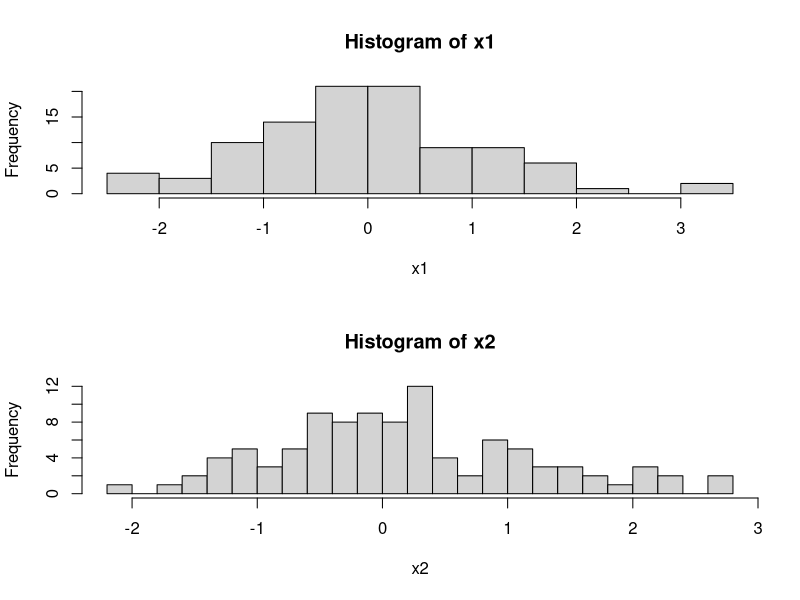
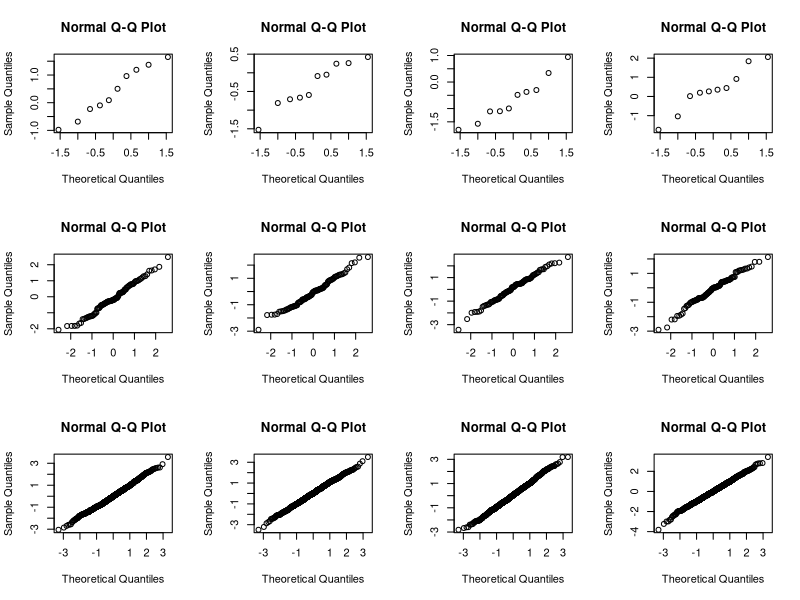
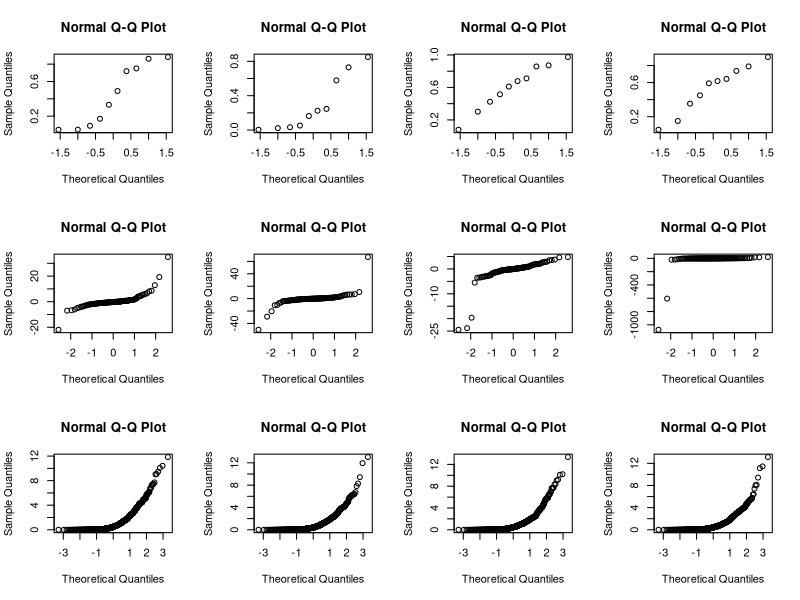
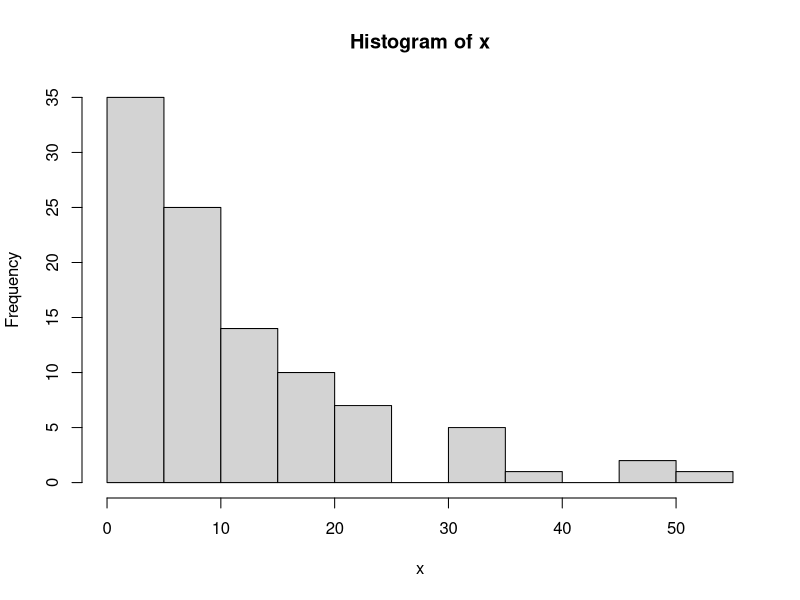
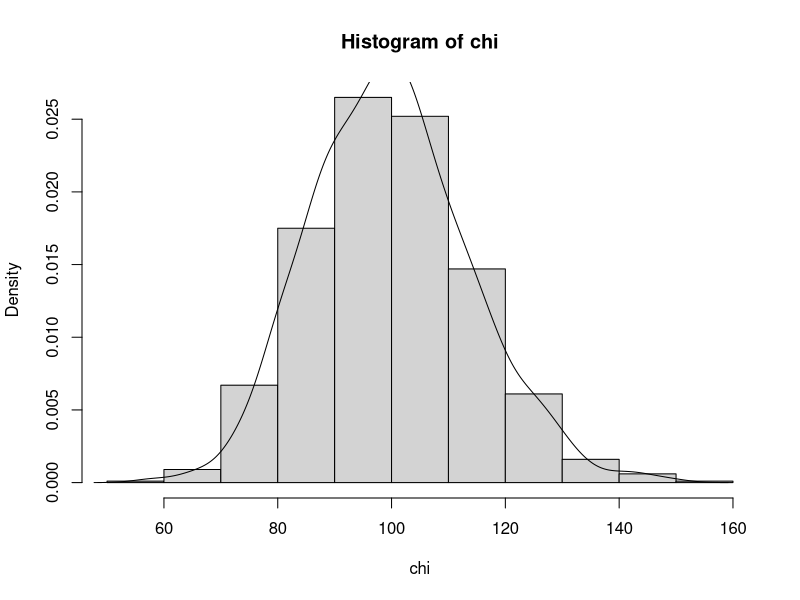
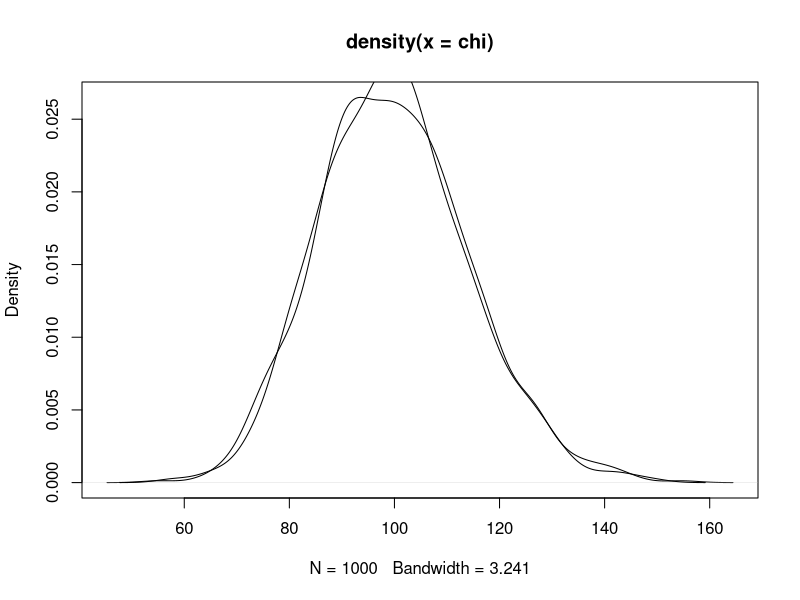

Write R code to recreate these figures, in order.
#Zad. 1 Wykonaj symulację rzutu kostką sześcienną do gry.
# 1) Wykonaj symulację 6000 rzutów kostką. Policz, ile było poszczególnych wyników.
# 2) Oczekujemy, że będzie ich po ok. 1000. Jak blisko wyników oczekiwanych były wyniki symulacji?
# 3) Jak często możemy się spodziewać, że otrzymamy ponad 1030 jedynek?
#Wykonaj symulacje w R, aby oszacować odpowiedź.


#zad.1
#1
rzut<-sample(1:6,6000,replace=TRUE)
table(rzut)

#3
licznik<-0
for(i in 1:10000)
{
  rzut<-sample(1:6,6000,replace=TRUE)
  if(table(rzut)[1]>1030)
    licznik<-licznik+1
}
licznik


#Zad. 2 Wprowadzono następujące wyrażenie
#y=rbinom(50,25,0.4); m1=mean(y); m2=sum(y)/25; m3=sum((y-m1)^2)/50
# 1) y jest liczbą, wektorem, czy macierzą?
# 2) Jaka jest przybliżona wartość m1 i m2?
# 3) Co oszacowuje wartość m3?

#zad.2
y=rbinom(50,25,0.4) 
m1=mean(y)
m2=sum(y)/25
m3=sum((y-m1)^2)/50

#1) Czy y jest liczbą, wektorem, czy macierzą?
#Wyrażenie rbinom(50, 25, 0.4) generuje wektor 50 losowych wartości z rozkładu dwumianowego, gdzie każda wartość reprezentuje liczbę sukcesów w 25 próbach z prawdopodobieństwem sukcesu 0.4.
#Zatem: y jest wektorem.

#2) Powinno być:
m2 = sum(y) / length(y)
#Wówczas:
#m₁ = mean(y)
#m₂ = sum(y) / 50
#Wynik: m₁ ≈ m₂

#3) Wartość m3 oszacowuje nieskorygowaną wariancję próby.



#Zad. 3 Wygeneruj dwie próby 100-elementowe z rozkładu N (0, 1) i wykonaj dla 
#nich histogramy. Czy wyglądają tak samo? Dlaczego?

#zad.3
x1<-rnorm(100)
x2<-rnorm(100)
par(mfrow=c(2,1))
hist(x1,breaks = 20)
hist(x2,breaks = 20)
par(mfrow=c(1,1))

#Histogramy nie będą wyglądały identycznie, ponieważ pochodzą z dwóch różnych prób losowych. Chociaż ich kształt będzie podobny (oba będą przypominać rozkład normalny), to różnice wynikają z losowości danych w próbach.



#Zad. 4 Jaki będzie efekt następującego wywołania:
#rnorm(5,mean=0, sd=1:5)?

rnorm(5,0:4,1:5) #srednia zmienia się od 0 do 4 a odchylenie standardowe od 1 do 5



#Zad. 5 Wygeneruj 10 obserwacji z rozkładu N (0, 1). Następnie wygeneruj
#10 obserwacji z rozkładu N (180, 16)

rnorm(10)
rnorm(10,180,4)


#Zad. 6 Wygeneruj 100 liczb z rozkładu N (100, 100). 
#Ile procent z nich znajduje się w odległości co najwyżej dwóch odchyleń 
#standardowych od średniej?

x<-rnorm(100,100,10)
sum(abs(x-100)<=20)

#Celem jest obliczenie, ile procent tych liczb znajduje się w odległości co 
#najwyżej dwóch odchyleń standardowych od średniej, czyli w przedziale 
#[100−2×10,100+2×10], czyli [80,120]

#abs(x - 100) <= 20: Liczy, ile liczb w wektorze x znajduje się w przedziale
#od 80 do 120 (czyli w odległości nie większej niż 20 od średniej).
#x - 100 oblicza różnicę każdej liczby w wektorze x od średniej 100.



#Zad. 7 Znajdź takie z, że P(Z <= z) = 0.05 jeśli Z ∼ N (0, 1).

#P(Z<=z) = F(z) = 0.05  jeśli F^-1 istnieje to F^-1(F(z))=F^-1(0.05) czyli Z=Q(0.05)
qnorm(0.05)



#Zad. 8 Jakie jest pole na prawo (prawdopodobieństwo) od 1.5 w rozkładzie N (0, 4).

# P(X>1.5)= 1-P(X<=1.5)=1-F(1.5)
pnorm(1.5,0,2,lower.tail = FALSE)
#domyślnie lower.tail = TRUE to P(X<=t) jeśli lower.tail = FALSE to P(X>t)



#Zad. 9 Znajdź takie z, że P(−z <=Z <=z) = 0.05 jeśli Z ∼ N (0, 1).

#P(-z<=Z<=z)=0.05
#F(z)- F(-z)=0.05
#F(z)-(1-F(z))=0.05
#2F(z)-1=0.05
#F(z)=0.525
#Z = Q(0.525)
qnorm(0.525)



#Zad. 10 W pewnym budynku miasta znajduje się 300 lamp. Prawdopodobieństwo 
#awarii każdej lampy w ciągu doby jest stałe i zostało oszacowane
#na 0.012. Oblicz prawdopodobieństwo tego, że w ciągu doby awarii ulegnie
#więcej niż 5 lamp. Porównaj otrzymany (dokładny) wynik z przybliżeniem
#uzyskanym za pomocą rozkładu Poissona i rozkładu normalnego.

pbinom(5,300,0.012,lower.tail = FALSE)#dlatego że wyznaczamy więcej niż 5 lamp
#lub 1-pbinom(5,300,0.012)
ppois(5,300*0.012,lower.tail = FALSE) # tutaj POISONA
pnorm((5-300*0.012)/sqrt(300*0.012*0.988),lower.tail = FALSE) # tutaj Bernulli

#σ= sqrt(n×p×(1−p))


#Zad. 11 Czas pomiędzy wypadkami na pewnym skrzyżowaniu może być modelowany
#rozkładem wykładniczym ze średnią 20 dni. Oblicz prawdopodobieństwo, że 
#następny wypadek zdarzy się w ciągu najbliższych trzech tygodni.

pexp(21,1/20) # bo lambda to 1/srednia



#Zad. 12 Podziel okno graficzne na 3 wiersze i 4 kolumny. W pierwszym
#wierszu umieść wykresy normalności (kwantyl-kwantyl) dla 4 losowych prób
#o wielkości 10 z rozkładu N (0, 1). W kolejnych dwóch wierszach zrób to samo
#tylko dla wielkości prób odpowiednio 100 i 1000. Dlaczego wygląd wykresu
#zmienia się wraz z wielkością próby?

a1<-rnorm(10)
a2<-rnorm(10)
a3<-rnorm(10)
a4<-rnorm(10)
b1<-rnorm(100)
b2<-rnorm(100)
b3<-rnorm(100)
b4<-rnorm(100)
c1<-rnorm(1000)
c2<-rnorm(1000)
c3<-rnorm(1000)
c4<-rnorm(1000)
par(mfrow=c(3,4))
qqnorm(a1)
qqnorm(a2)
qqnorm(a3)
qqnorm(a4)
qqnorm(b1)
qqnorm(b2)
qqnorm(b3)
qqnorm(b4)
qqnorm(c1)
qqnorm(c2)
qqnorm(c3)
qqnorm(c4)
par(mfrow=c(1,1))


#Zad. 13 Wykonaj poprzednie zadanie dla rozkładu U(0, 1), t(1) i χ^2(1).

#U(0, 1) (rozkład jednostajny), t(1) (rozkład t-Studenta) i χ²(1) (rozkład chi-kwadrat z 1 stopniem swobody).


# Tworzenie prób z różnych rozkładów
a1_U <- runif(10, 0, 1)
a2_U <- runif(10, 0, 1)
a3_U <- runif(10, 0, 1)
a4_U <- runif(10, 0, 1)

b1_t <- rt(100, df=1)
b2_t <- rt(100, df=1)
b3_t <- rt(100, df=1)
b4_t <- rt(100, df=1)

c1_chi <- rchisq(1000, df=1)
c2_chi <- rchisq(1000, df=1)
c3_chi <- rchisq(1000, df=1)
c4_chi <- rchisq(1000, df=1)

# Podział okna graficznego na 3 wiersze i 4 kolumny
par(mfrow=c(3,4))

# Wykresy kwantyl-kwantyl dla rozkładu U(0,1) (próba o rozmiarze 10)
qqnorm(a1_U)
qqnorm(a2_U)
qqnorm(a3_U)
qqnorm(a4_U)

# Wykresy kwantyl-kwantyl dla rozkładu t(1) (próba o rozmiarze 100)
qqnorm(b1_t)
qqnorm(b2_t)
qqnorm(b3_t)
qqnorm(b4_t)

# Wykresy kwantyl-kwantyl dla rozkładu χ²(1) (próba o rozmiarze 1000)
qqnorm(c1_chi)
qqnorm(c2_chi)
qqnorm(c3_chi)
qqnorm(c4_chi)

# Przywrócenie domyślnego układu okna graficznego
par(mfrow=c(1,1))



#Zad. 14 Wykonaj histogram dla 100 losowo wygenerowanych liczb z rozkładu 
#wykładniczego ze średnią 10. Oszacuj medianę. Wynosi ona mniej, czy
#więcej niż średnia?

x<-rexp(100,1/10)
hist(x)
mean(x)
median(x)



#Zad. 15 W rozkładzie N (0, 1) chcemy wybrać jako miarę tendencji centralnej 
#miarę o mniejszej wariancji spośród: średnia, mediana. Wykonaj symulację
#(1000 prób, 100 elementów w każdej) w celu stwierdzenia, którą miarę
#powinniśmy wybrać. Powtórz symulację dla rozkładu t(2) oraz Exp(1).

list1<-numeric(0)
list2<-numeric(0)
for(i in 1:1000)
{
  x<-rnorm(100)
  list1[i]<-mean(x)
  list2[i]<-median(x)
}
var(list1)/var(list2)

for(i in 1:1000)
{
  x<-rt(100,2)
  list1[i]<-mean(x)
  list2[i]<-median(x)
}
var(list1)/var(list2)

for(i in 1:1000)
{
  x<-rexp(100,1)
  list1[i]<-mean(x)
  list2[i]<-median(x)
}
var(list1)/var(list2)


#Jeśli wynik var(list1)/var(list2) dla danego rozkładu jest mniejszy niż 1, oznacza to, że średnia ma mniejszą wariancję.
#Jeśli wynik jest większy niż 1, oznacza to, że mediana ma mniejszą wariancję.



#Zad. 16 Napisz funkcję liczącą średnią, wariancję oraz odchylenie 
#standardowe dla 1000 losowo wygenerowanych liczb z rozkładu U(0, 1). 
#Porównaj wyniki z wartościami teoretycznymi.

rozjednostajny<-function(){
  x<-runif(1000)
  return(c(mean(x),var(x),sd(x)))
}
rozjednostajny()


#Zad. 17 Napisz funkcję, która generuje 100 niezależnych obserwacji z rozkładu
#U(3.7, 5.8). Dodatkowo funkcja ma znaleźć odchylenie przeciętne. 
#Następnie zmodyfikuj ją tak, aby można podać dowolny przedział, na którym
#określony jest rozkład.

rozjedno<-function(){
  x<=runif(100,3.7,5.8)
  return(mad(x))
}
rozjedno1<-function(a,b){
  x<=runif(100,a,b)
  return(mad(x))
}
rozjedno()



#Zad. 18 Zaproponuj kreatywne zilustrowanie znanych zależności między
#rozkładami zmiennych losowych z wykorzystaniem R.

#Np. X_i ∼ N (0, 1)
#SUM X^2_i ∼ χ^2_k

chi<-numeric(0)
for(i in 1:1000){
  x<-rnorm(100,0,1)
  chi[i]<-sum(x^2)
}
y<-rchisq(1000,100)
hist(chi,probability = TRUE)
lines(density(y))

#drugi wykres
plot(density(chi))
lines(density(y),color='red')
